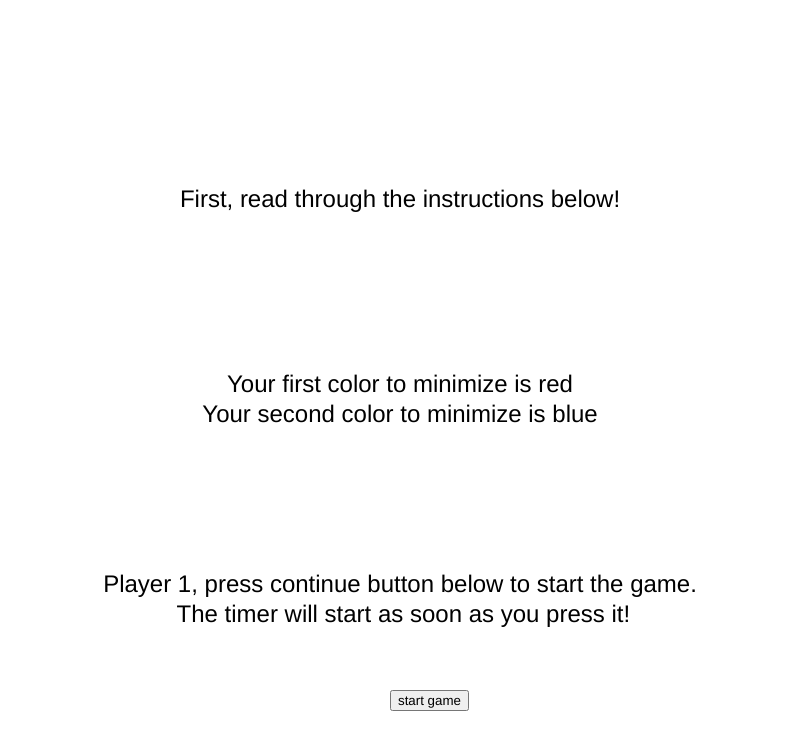
Frame 1 (no input)
Frame 60 (no input): identical to frame 1, image omitted
Frame 120 (the mouse pressed at the canvas centre since frame 60): identical to frame 1, image omitted

The p5.js sketch that drew this single still picture (run headless with seeded random() and noise() and a simulated clock; from frame 60 on, the mouse is pressed at the canvas centre):

// p5.js sketch
// ── sketch.js
let V, E, F;
let C, T;
let l = 6;
let CS = "white";
let ST = true;
let but, but1, but2, but3;
let won = false;
let turn = 'instruction1';
let sta = 'game';
let pt = 1800;
let P1 = [], P2 = [];
let GC1, GC2;
let V1 = [], V2 = [];

function setup() {
    Canvas = createCanvas(800, 730);
    Canvas.position(10, 10);
    textAlign(CENTER, CENTER);
    textSize(24);

    V = [];
    for (let i = 0; i < 6; i++) {
        for (let j = 0; j < 6; j++) {
            V.push([i*100+70+Math.floor(Math.random()*60)+100, j*100+70+Math.floor(Math.random()*60)]);
        }
    }

    E = [];
    for (let i = 0; i < l*l; i++) {
        if (i == 0) E.push([1, l]);
        else if (i == l-1) E.push([i-1, i+l, i+l-1]);
        else if (i == l*(l-1)) E.push([i-l, i+1, i-l+1]);
        else if (i == l*l-1) E.push([i-l, i-1]);
        else if (i < l) E.push([i-1, i+l, i+l-1, i+1]);
        else if (i > l*(l-1)) E.push([i-1, i-l, i-l+1, i+1]);
        else if (i%l == 0) E.push([i+l, i-l, i-l+1, i+1]);
        else if (i%l == l-1) E.push([i+l, i-l, i+l-1, i-1]);
        else E.push([i+1, i-1, i+l, i-l, i+l-1, i-l+1]);
    }

    F = [];
    for (let i = 0; i < l-1; i++) {
        for (let j = 0; j < l-1; j++) {
            F.push([i*6+j, i*6+j+1, i*6+j+6]);
            F.push([i*6+j+1, i*6+j+6, i*6+j+7]);
        }
    }

    let r = 10;
    while (r > 0) {
        let x = Math.floor(Math.random()*l);
        let y = Math.floor(Math.random()*l);
        if (E[x*l+y].length <= 4) continue;
        let ind = Math.floor(Math.random()*(E[x*l+y].length));
        if (E[E[x*l+y][ind]].length <= 4) continue;
        let ind2;
        for (let i = 0; i < E[E[x*l+y][ind]].length; i++) {
            if (E[E[x*l+y][ind]][i] == x*l+y) {
                ind2 = i;
                break;
            }
        }

        let CV1 = E[x*l+y][ind];
        let CV2 = E[E[x*l+y][ind]][ind2];
        let CI1 = -1, CI2 = -1;
        for (let i = 0; i < F.length; i++) {
            if (F[i].includes(CV1) && F[i].includes(CV2)) {
                if (CI1 == -1) CI1 = i;
                else CI2 = i;
            }
        }

        let S1 = true, S2 = true;
        for (let i = 1; i < F[CI1].length; i++) {
            if (F[CI1][i] == CV1 && F[CI1][i-1] == CV2) S1 = false;
        } if (F[CI1][F[CI1].length-1] == CV2 && F[CI1][0] == CV1) S1 = false;
        for (let i = 1; i < F[CI2].length; i++) {
            if (F[CI2][i] == CV1 && F[CI2][i-1] == CV2) S2 = false;
        } if (F[CI2][F[CI2].length-1] == CV2 && F[CI2][0] == CV1) S2 = false;

        let tmp = [CV1];
        for (let i = 0; i < F[CI1].length; i++) {
            if (F[CI1][i] == CV1) {
                if (S1) {
                    for (let j = 0; j < F[CI1].length - 1; j++) {
                        let curP = i-j-1;
                        if (curP < 0) curP += F[CI1].length;
                        tmp.push(F[CI1][curP]);
                    }
                } else {
                    for (let j = 0; j < F[CI1].length - 1; j++) {
                        let curP = i+j+1;
                        if (curP >= F[CI1].length) curP -= F[CI1].length;
                        tmp.push(F[CI1][curP]);
                    }
                }
                break;
            }
        }
        for (let i = 0; i < F[CI2].length; i++) {
            if (F[CI2][i] == CV2) {
                if (S2) {
                    for (let j = 0; j < F[CI2].length - 2; j++) {
                        let curP = i+j+1;
                        if (curP >= F[CI2].length) curP -= F[CI2].length;
                        tmp.push(F[CI2][curP]);
                    }
                } else {
                    for (let j = 0; j < F[CI2].length - 2; j++) {
                        let curP = i-j-1;
                        if (curP < 0) curP += F[CI2].length;
                        tmp.push(F[CI2][curP]);
                    }
                }
                break;
            }
        }

        E[E[x*l+y][ind]].splice(ind2, 1);
        E[x*l+y].splice(ind, 1);
        if (CI1 > CI2) {
            F.splice(CI1, 1);
            F.splice(CI2, 1);
        } else {
            F.splice(CI2, 1);
            F.splice(CI1, 1);
        }
        F.push(tmp);
        r--;
    }
    
    let Ca = ['red', 'yellow', 'green', 'blue'];
    let i = Math.floor(Math.random()*4);
    GC1 = Ca[i]; Ca.splice(i, 1);
    GC2 = Ca[Math.floor(Math.random()*3)];

    but1 = createButton('start game');
    but1.position(400, 700);
    but1.mousePressed(but1P);
}

function but1P() {
    turn = 'player 1';
    but1.remove();
    initPlayer();
}

function but2P() {
    turn = 'player 2';
    but2.remove();
    initPlayer();
}

function but3P() {
    turn = 'end';
    but3.remove();
    for (let i = 0; i < V.length; i++) {
        V1.push([V[i][0]/2-50, V[i][1]/2+400]);
        V2.push([V[i][0]/2+400, V[i][1]/2+400]);
    }
}

function initPlayer() {
    C = [];
    for (let i = 0; i < F.length; i++) C.push('white');
    T = 0;
    won = false;
    CS = 'white';
    sta = 'game';
    ST = true;

    but = createButton("Hide timer");
    but.position(430, 29);
    but.mousePressed(hide);
}

function hide() {
    ST = false;
    but.remove();
    but = createButton("Show timer");
    but.position(270, 29);
    but.mousePressed(show);
}

function show() {
    ST = true;
    but.remove();
    but = createButton("Hide timer");
    but.position(430, 29);
    but.mousePressed(hide);
}

function mouseClicked() {
    if (mouseX < 100 && mouseX > 20) {
        if (mouseY > 20 && mouseY < 60) CS = 'yellow';
        if (mouseY > 120 && mouseY < 160) CS = 'blue';
        if (mouseY > 220 && mouseY < 260) CS = 'red';
        if (mouseY > 320 && mouseY < 360) CS = 'green';
        if (mouseY > 420 && mouseY < 460) CS = 'white';
        if (mouseY > 520 && mouseY < 560) {
            if (check()) won = true;
            else {
                sta = 'penalty';
                pt = 1800;
            }
        }
    }

    for (let i = 0; i < F.length; i++) {
        if (inside(mouseX, mouseY, F[i])) {
            C[i] = CS;
        }
    }
}

function check() {
    for (let i = 0; i < C.length; i++) {
        if (C[i] == "white") return false;
    }
    let cor = true;
    for (let i = 0; i < F.length; i++) {
        for (let j = i+1; j < F.length; j++) {

            for (let k = 0; k < F[i].length; k++) {
                let nxt = k+1;
                if (k+1 == F[i].length) nxt = 0;
                if (F[j].includes(F[i][k]) && F[j].includes(F[i][nxt])) {
                    if (C[i] == C[j]) {
                        C[i] = 'white';
                        C[j] = 'white';
                        cor = false;
                    }
                }
            }

        }
    }
    return cor;
}

function intersects(a,b,c,d,p,q,r,s) {
    let det = (c-a)*(s-q)-(r-p)*(d-b);
    if (det === 0) return false;
    else {
        let al = ((s-q)*(r-a)+(p-r)*(s-b))/det;
        let la = ((b-d)*(r-a)+(c-a)*(s-b))/det;
        return 0<al && al<1 && 0<la && la<1;
    }
}

function inside(x, y, arr) {
    let ct1 = 0;
    for (let i = 0; i < arr.length-1; i++) {
        if (intersects(x, y, x, 800, V[arr[i]][0], V[arr[i]][1], V[arr[i+1]][0], V[arr[i+1]][1]))
            ct1++;
    }
    if (intersects(x, y, x, 800, V[arr[0]][0], V[arr[0]][1], V[arr[arr.length-1]][0], V[arr[arr.length-1]][1]))
        ct1++;

    let ct2 = 0;
    for (let i = 0; i < arr.length-1; i++) {
        if (intersects(x, y, x, 0, V[arr[i]][0], V[arr[i]][1], V[arr[i+1]][0], V[arr[i+1]][1]))
            ct2++;
    }
    if (intersects(x, y, x, 0, V[arr[0]][0], V[arr[0]][1], V[arr[arr.length-1]][0], V[arr[arr.length-1]][1]))
        ct2++;

    if (ct1%2 == 0 || ct2%2 == 0) return false;
    return true;
}

function draw() {
    background(255);
    if (turn == 'instruction1') {
        text("First, read through the instructions below!", 400, 200);
        text("Your first color to minimize is "+GC1 + '\n' + "Your second color to minimize is "+GC2, 400, 400);
        text("Player 1, press continue button below to start the game.\n The timer will start as soon as you press it!", 400, 600);
    }

    if (turn == 'instruction2') {
        text("Player 1 has finished one solution, hand your device over to player 2", 400, 200);
        text("Your first color to minimize is "+GC1 + '\n' + "Your second color to minimize is "+GC2, 400, 400);
        text("Player 2, press continue button below to start the game.\n The timer will start as soon as you press it!", 400, 600);
    }

    if (turn == 'instruction3') {
        text("Now player 2 has finished one solution\nGet player 1 to see the result!", 400, 200);
        text("Press the button below to see the result!", 400, 400);
    }
    
    if (turn == 'player 1') {
        if (sta == 'game') {
            noStroke();
            for (let i = 0; i < F.length; i++) {
                fill(C[i]);
                beginShape();
                for (let j = 0; j < F[i].length; j++) {
                    vertex(V[F[i][j]][0], V[F[i][j]][1]);
                }
                endShape(CLOSE);
            }

            stroke('black');
            strokeWeight(2);
            for (let i = 0; i < l*l; i++) {
                for (let j = 0; j < E[i].length; j++) {
                    line(V[i][0], V[i][1], V[E[i][j]][0], V[E[i][j]][1]);
                }
            }
            
            fill('purple');
            noStroke();
            if (CS == "yellow") rect(10, 10, 100, 60);
            if (CS == "blue") rect(10, 110, 100, 60);
            if (CS == "red") rect(10, 210, 100, 60);
            if (CS == "green") rect(10, 310, 100, 60);
            if (CS == "white") rect(10, 410, 100, 60);

            stroke('black');
            strokeWeight(2);
            fill('yellow');
            rect(20,20,80,40);
            fill('blue');
            rect(20,120,80,40);
            fill('red');
            rect(20,220,80,40);
            fill('green');
            rect(20,320,80,40);
            fill('white');
            rect(20,420,80,40);
            rect(20,520,80,40);
            
            fill('black');
            noStroke();
            text('Erase', 60, 440);
            text('Submit', 60, 540);

            text('Your first color to minimize is ' + GC1, 400, 670);
            text('Your second color to minimize is ' + GC2, 400, 700);

            if (won) {
                let c1 = 0, c2 = 0;
                for (let i = 0; i < C.length; i++) {
                    if (C[i] == GC1) c1++;
                    if (C[i] == GC2) c2++;
                }
                P1.push([c1, c2, Math.floor(T/60)]);
                P1.push(C);

                but.remove();
                turn = 'instruction2';
                but2 = createButton('start game');
                but2.position(400, 700);
                but2.mousePressed(but2P);
            }
        } if (sta == 'penalty') {
            background(100);
            fill('black');
            noStroke();
            text('You have submitted a incorrect solution!\nPenalty time remaining: ' + Math.floor(pt/60) + ' seconds', 400, 400);
            pt--;
            if (pt == 0) sta = 'game';
        }

        T++;
        if (ST) text('Time: ' + Math.floor(T/60) + ' seconds', 300, 30);

        let Cd = 0;
        for (let i = 0; i < C.length; i++) {
            if (C[i] != 'white') Cd++;
        }
        text('Colored: ' + Cd + '/40', 600, 30);
    }

    if (turn == 'player 2') {
        if (sta == 'game') {
            noStroke();
            for (let i = 0; i < F.length; i++) {
                fill(C[i]);
                beginShape();
                for (let j = 0; j < F[i].length; j++) {
                    vertex(V[F[i][j]][0], V[F[i][j]][1]);
                }
                endShape(CLOSE);
            }

            stroke('black');
            strokeWeight(2);
            for (let i = 0; i < l*l; i++) {
                for (let j = 0; j < E[i].length; j++) {
                    line(V[i][0], V[i][1], V[E[i][j]][0], V[E[i][j]][1]);
                }
            }
            
            fill('purple');
            noStroke();
            if (CS == "yellow") rect(10, 10, 100, 60);
            if (CS == "blue") rect(10, 110, 100, 60);
            if (CS == "red") rect(10, 210, 100, 60);
            if (CS == "green") rect(10, 310, 100, 60);
            if (CS == "white") rect(10, 410, 100, 60);

            stroke('black');
            strokeWeight(2);
            fill('yellow');
            rect(20,20,80,40);
            fill('blue');
            rect(20,120,80,40);
            fill('red');
            rect(20,220,80,40);
            fill('green');
            rect(20,320,80,40);
            fill('white');
            rect(20,420,80,40);
            rect(20,520,80,40);
            
            fill('black');
            noStroke();
            text('Erase', 60, 440);
            text('Submit', 60, 540);

            text('Your first color to minimize is ' + GC1, 400, 670);
            text('Your second color to minimize is ' + GC2, 400, 700);

            if (won) {
                let c1 = 0, c2 = 0;
                for (let i = 0; i < C.length; i++) {
                    if (C[i] == GC1) c1++;
                    if (C[i] == GC2) c2++;
                }
                P2.push([c1, c2, Math.floor(T/60)]);
                P2.push(C);

                but.remove();
                turn = "instruction3";
                but3 = createButton("See Result");
                but3.position(400, 450);
                but3.mousePressed(but3P);
            }
        } if (sta == 'penalty') {
            background(100);
            fill('black');
            noStroke();
            text('You have submitted a incorrect solution!\nPenalty time remaining: ' + Math.floor(pt/60) + ' seconds', 400, 400);
            pt--;
            if (pt == 0) sta = 'game';
        }

        T++;
        if (ST) text('Time: ' + Math.floor(T/60) + ' seconds', 300, 30);

        let Cd = 0;
        for (let i = 0; i < C.length; i++) {
            if (C[i] != 'white') Cd++;
        }
        text('Colored: ' + Cd + '/40', 600, 30);
    }

    if (turn == 'end') {
        noStroke();
        fill('black');
        let p1s = 'player 1: \n you used ' + P1[0][0] + ' ' + GC1 + ' blocks\n';
        p1s += 'you used ' + P1[0][1] + ' ' + GC2 + ' blocks\n';
        p1s += 'you took ' + P1[0][2] + ' seconds\n';
        text(p1s, 200, 200);

        let p2s = 'player 2: \n you used ' + P2[0][0] + ' ' + GC1 + ' blocks\n';
        p2s += 'you used ' + P2[0][1] + ' ' + GC2 + ' blocks\n';
        p2s += 'you took ' + P2[0][2] + ' seconds\n';
        text(p2s, 600, 200);

        let winner = '';
        if (P1[0][0] < P2[0][0]) winner = 'player 1';
        else if (P1[0][0] > P2[0][0]) winner = 'player 2';
        else if (P1[0][1] < P2[0][1]) winner = 'player 1';
        else if (P1[0][1] > P2[0][1]) winner = 'player 2';
        else if (P1[0][2] < P2[0][2]) winner = 'player 1';
        else if (P1[0][2] > P2[0][2]) winner = 'player 2';
        else {
            winner = "tie";
            text("Wow, tie game? You guys must have the same brain!", 400, 300);
        }

        fill(Math.floor(Math.random()*256), Math.floor(Math.random()*256), Math.floor(Math.random()*256));
        if (winner != 'tie') text("Congratulations, " + winner + " won!", 400, 300);

        noStroke();
        for (let i = 0; i < F.length; i++) {
            fill(P1[1][i]);
            beginShape();
            for (let j = 0; j < F[i].length; j++) {
                vertex(V1[F[i][j]][0], V1[F[i][j]][1]);
            }
            endShape(CLOSE);
        }

        stroke('black');
        strokeWeight(2);
        for (let i = 0; i < l*l; i++) {
            for (let j = 0; j < E[i].length; j++) {
                line(V1[i][0], V1[i][1], V1[E[i][j]][0], V1[E[i][j]][1]);
            }
        }

        noStroke();
        for (let i = 0; i < F.length; i++) {
            fill(P2[1][i]);
            beginShape();
            for (let j = 0; j < F[i].length; j++) {
                vertex(V2[F[i][j]][0], V2[F[i][j]][1]);
            }
            endShape(CLOSE);
        }

        stroke('black');
        strokeWeight(2);
        for (let i = 0; i < l*l; i++) {
            for (let j = 0; j < E[i].length; j++) {
                line(V2[i][0], V2[i][1], V2[E[i][j]][0], V2[E[i][j]][1]);
            }
        }
    }
}
